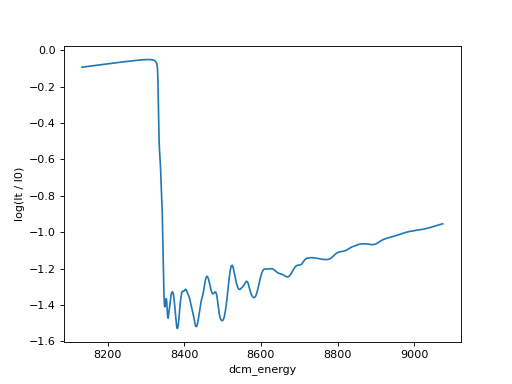

Source code (Python):
import databroker
import matplotlib.pyplot as plt
import numpy

run = databroker.catalog['bluesky-tutorial-BMM'][23463]
ds = run.primary.read()

plt.plot(ds["dcm_energy"], numpy.log(ds["It"] / ds["I0"]))
plt.xlabel("dcm_energy")
plt.ylabel("log(It / I0)")
